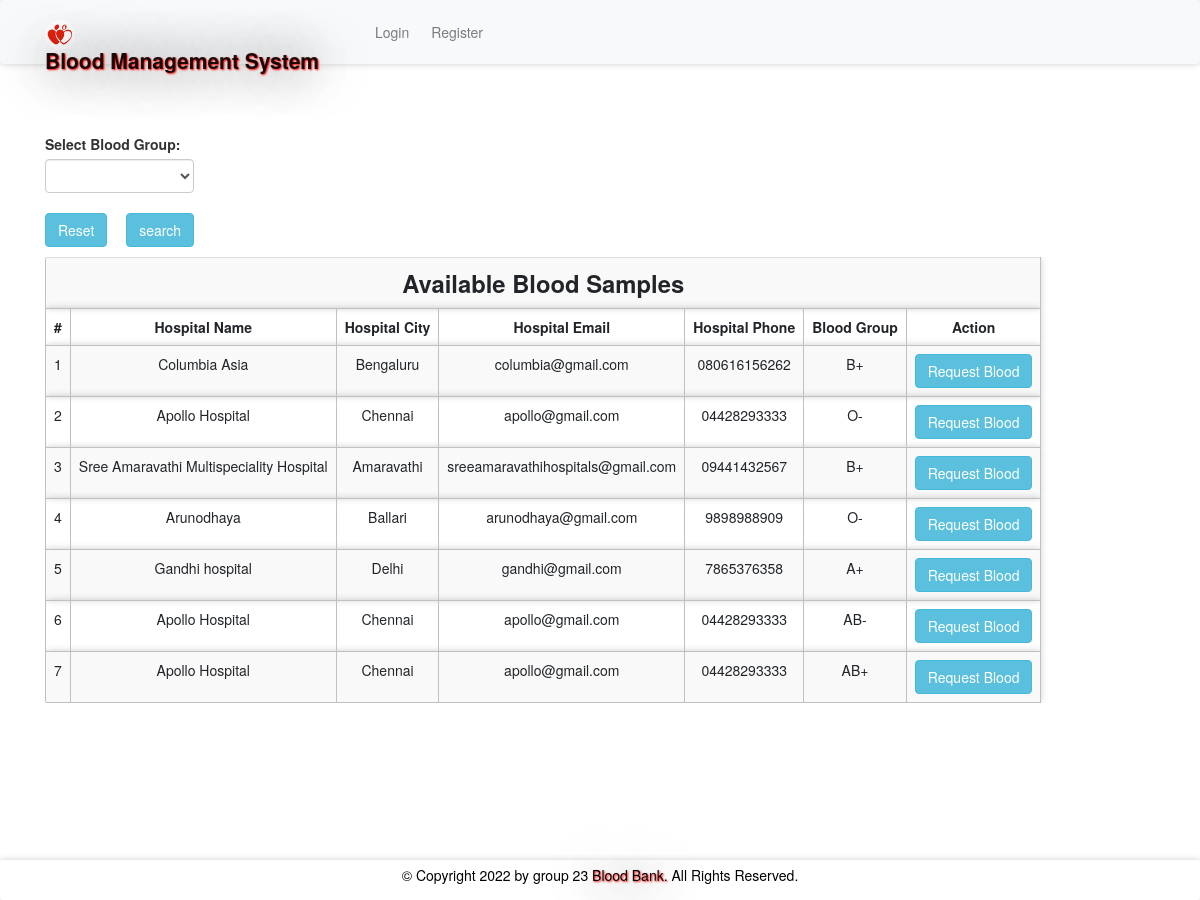
The app's page /abs.php with its own data.
### tables this page shows
CREATE TABLE `bloodinfo` (
  `bid` int(11) NOT NULL,
  `hid` int(11) NOT NULL,
  `bg` varchar(10) NOT NULL
);

CREATE TABLE `hospitals` (
  `id` int(11) NOT NULL,
  `hname` varchar(100) NOT NULL,
  `hemail` varchar(100) NOT NULL,
  `hpassword` varchar(100) NOT NULL,
  `hphone` varchar(100) NOT NULL,
  `hcity` varchar(100) NOT NULL
);

### message.php (called while the page is built, shortened)
<?php $counter=0; if(isset($_GET['msg'])) { ?>
	<div class="col-5 alert alert alert-success alert-dismissible fade show card" id="message">
		<button type="button" class="close" data-dismiss="alert" title="close">&times;</button><?php echo $_GET['msg'];?>
	</div>
<?php }?>

### abs.php (the view, shortened to what this page needs)
<?php
require 'file/connection.php';
if(isset($_GET['search'])){
    $searchKey = $_GET['search'];
    $sql = "select bloodinfo.*, hospitals.* from bloodinfo, hospitals where bloodinfo.hid=hospitals.id && bg='$searchKey'";
}else{
    $sql = "select bloodinfo.*, hospitals.* from bloodinfo, hospitals where bloodinfo.hid=hospitals.id";
}
$result = mysqli_query ($conn, $sql);
?>
<!DOCTYPE html>
<html>
<?php require 'head.php'; ?>
<body>
    <?php require 'header.php'; ?>
    <div class="container cont">
        <?php require 'message.php'; ?>
        <div class="row col-lg-8 col-md-8 col-sm-12 mb-3">
            <form method="get" action="" style="margin-top:-20px; ">
            <label class="font-weight-bolder">Select Blood Group:</label>
               <select name="search" class="form-control">
               <option><?php echo @$_GET['search']; ?></option>
               <option value="A+">A+</option>
               </select><br>
               <a href="abs.php" class="btn btn-info mr-4"> Reset</a>
               <input type="submit" name="submit" class="btn btn-info" value="search">
           </form>
        </div>
        <table class="table table-responsive table-striped rounded mb-5">
            <tr><th colspan="7" class="title">Available Blood Samples</th></tr>
            <tr>
                <th>#</th>
                <th>Hospital Name</th>
                <th>Hospital City</th>
                <th>Hospital Email</th>
                <th>Hospital Phone</th>
                <th>Blood Group</th>
                <th>Action</th>
            </tr>
        <?php while($row = mysqli_fetch_array($result)) { ?>
            <tr>
                <td><?php echo ++$counter;?></td>
                <td><?php echo $row['hname'];?></td>
                <td><?php echo ($row['hcity']); ?></td>
                <td><?php echo ($row['hemail']); ?></td>
                <td><?php echo ($row['hphone']); ?></td>
                <td><?php echo ($row['bg']); ?></td>
                <form action="file/request.php" method="post">
                <?php if (isset($_SESSION['hid'])) { ?>
                <td><a href="javascript:void(0);" class="btn btn-info hospital">Request Blood</a></td>
                <?php } else {(isset($_SESSION['rid']))  ?>
                <td><input type="submit" name="request" class="btn btn-info" value="Request Blood"></td>
                <?php } ?>
                </form>
            </tr>
        <?php } ?>
        </table>
    </div>
    <?php require 'footer.php' ?>
</body>

### head.php (shortened to what this page needs)
<head>
    <link rel="stylesheet" href="https://maxcdn.bootstrapcdn.com/bootstrap/4.5.0/css/bootstrap.min.css">
    <link rel="stylesheet" type="text/css" href="../library/css/bootstrap.min.css"/>
    <link href="css/style.css" rel="stylesheet"/>
</head>

### header.php (shortened to what this page needs)
<nav class="navbar navbar-expand-sm navbar-light bg-light sticky-top">
    <div class="container">
        <a class="navbar-brand" href="index.php"><img src="image/favicon.jpg" width="30" height="30" class="rounded-circle">Blood Management System</a>
          <div class="collapse navbar-collapse" id="collapsibleNavbar">
        <?php if (isset($_SESSION['hid'])) { ?>
        <?php } elseif (isset($_SESSION['rid'])) { ?>
        <?php }  else { ?>
                    <ul class="navbar-nav ml-auto">
            <li class="nav-item">
                <a class="nav-link btn btn-light" href="login.php">Login</a>
            </li>
            <li class="nav-item">
                <a class="nav-link btn btn-light" href="register.php">Register</a>
            </li>
        </ul>
        <?php } ?>
       </div>
    </div>
</nav>

### footer.php (shortened to what this page needs)
<!DOCTYPE html>
<html>
<head>
</head>
<body>
<div class="footer">
  <p>© Copyright 2022 by group 23<span id="demo"></span> <span class="brand">Blood Bank. </span> All Rights Reserved.
</footer></p>
</div>
</body>
</html>

### css/style.css (style rules this page uses)
.cont { padding-top: 40px; text-align: justify; font-size: 1em; }
.card ,nav, .footer,tr,video { border-radius: 3px; transition: all 200ms ease-out; box-shadow: 0px 0px 7px rgba(0, 0, 0, 0.2); }
tr,th,td { border:0.1px solid silver; text-align: center; }
.nav-item { margin-left: 10px; }
.navbar-brand { text-shadow: 1px 1px 2px red, 0 0 50px black, 0 0 5px white; font-weight: bold; font-size: 1.5em; }
.title { font-weight: bold; font-size: 1.7em; text-transform: capitalize; text-align: center; }
.brand { text-shadow: 1px 1px 2px red, 0 0 50px black, 0 0 5px white; }
.rounded-circle { margin-top: -2.5px; }
form { padding-top: 20px; }
a:link { text-decoration: none; }
.footer { padding: 14px; }

### abs.php (style rules this page uses)
body { background-size: cover; min-height: 0; height: 900px; }

### footer.php (style rules this page uses)
.footer { position: fixed; left: 0; bottom: 0; width: 100%; background-color: white; color: black; text-align: center; padding: 5px 0px 5px 0px; }

### records on screen
bloodinfo: hid.hname "Columbia Asia", hid.hcity "Bengaluru", hid.hemail "columbia@gmail.com", hid.hphone "080616156262", bg "B+"
bloodinfo: hid.hname "Apollo Hospital", hid.hcity "Chennai", hid.hemail "apollo@gmail.com", hid.hphone "04428293333", bg "O-"
bloodinfo: hid.hname "Sree Amaravathi Multispeciality Hospital", hid.hcity "Amaravathi", hid.hemail "sreeamaravathihospitals@gmail.com", hid.hphone "09441432567", bg "B+"
bloodinfo: hid.hname "Arunodhaya", hid.hcity "Ballari", hid.hemail "arunodhaya@gmail.com", hid.hphone "9898988909", bg "O-"
bloodinfo: hid.hname "Gandhi hospital", hid.hcity "Delhi", hid.hemail "gandhi@gmail.com", hid.hphone "7865376358", bg "A+"
bloodinfo: hid.hname "Apollo Hospital", hid.hcity "Chennai", hid.hemail "apollo@gmail.com", hid.hphone "04428293333", bg "AB-"
bloodinfo: hid.hname "Apollo Hospital", hid.hcity "Chennai", hid.hemail "apollo@gmail.com", hid.hphone "04428293333", bg "AB+"
